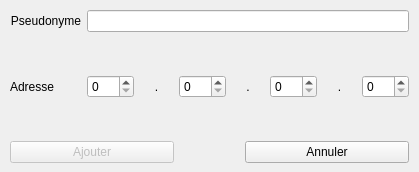
<?xml version="1.0" encoding="UTF-8"?>
<ui version="4.0">
 <class>AjoutDialog</class>
 <widget class="QDialog" name="AjoutDialog">
  <property name="windowModality">
   <enum>Qt::WindowModal</enum>
  </property>
  <property name="geometry">
   <rect>
    <x>0</x>
    <y>0</y>
    <width>419</width>
    <height>172</height>
   </rect>
  </property>
  <property name="windowTitle">
   <string>Ajout d'un contact</string>
  </property>
  <widget class="QWidget" name="layoutWidget">
   <property name="geometry">
    <rect>
     <x>10</x>
     <y>10</y>
     <width>399</width>
     <height>153</height>
    </rect>
   </property>
   <layout class="QVBoxLayout" name="ajoutPersonneLayout">
    <item>
     <layout class="QHBoxLayout" name="horizontalLayout">
      <item>
       <widget class="QLabel" name="Pseudolabelajout">
        <property name="text">
         <string>Pseudonyme</string>
        </property>
        <property name="alignment">
         <set>Qt::AlignRight|Qt::AlignTrailing|Qt::AlignVCenter</set>
        </property>
       </widget>
      </item>
      <item>
       <widget class="QLineEdit" name="ajoutEdit"/>
      </item>
     </layout>
    </item>
    <item>
     <spacer name="verticalSpacer">
      <property name="orientation">
       <enum>Qt::Vertical</enum>
      </property>
      <property name="sizeType">
       <enum>QSizePolicy::Expanding</enum>
      </property>
      <property name="sizeHint" stdset="0">
       <size>
        <width>20</width>
        <height>40</height>
       </size>
      </property>
     </spacer>
    </item>
    <item>
     <layout class="QHBoxLayout" name="horizontalLayout_3">
      <item>
       <widget class="QLabel" name="label">
        <property name="text">
         <string>Adresse</string>
        </property>
        <property name="alignment">
         <set>Qt::AlignRight|Qt::AlignTrailing|Qt::AlignVCenter</set>
        </property>
       </widget>
      </item>
      <item>
       <spacer name="horizontalSpacer_2">
        <property name="orientation">
         <enum>Qt::Horizontal</enum>
        </property>
        <property name="sizeType">
         <enum>QSizePolicy::Fixed</enum>
        </property>
        <property name="sizeHint" stdset="0">
         <size>
          <width>27</width>
          <height>20</height>
         </size>
        </property>
       </spacer>
      </item>
      <item>
       <widget class="QSpinBox" name="spinBox_val1">
        <property name="maximum">
         <number>255</number>
        </property>
       </widget>
      </item>
      <item>
       <widget class="QLabel" name="label_2">
        <property name="text">
         <string>.</string>
        </property>
        <property name="alignment">
         <set>Qt::AlignCenter</set>
        </property>
       </widget>
      </item>
      <item>
       <widget class="QSpinBox" name="spinBox_val_2">
        <property name="maximum">
         <number>255</number>
        </property>
       </widget>
      </item>
      <item>
       <widget class="QLabel" name="label_3">
        <property name="text">
         <string>.</string>
        </property>
        <property name="alignment">
         <set>Qt::AlignCenter</set>
        </property>
       </widget>
      </item>
      <item>
       <widget class="QSpinBox" name="spinBox_val3">
        <property name="maximum">
         <number>255</number>
        </property>
       </widget>
      </item>
      <item>
       <widget class="QLabel" name="label_4">
        <property name="text">
         <string>.</string>
        </property>
        <property name="alignment">
         <set>Qt::AlignCenter</set>
        </property>
       </widget>
      </item>
      <item>
       <widget class="QSpinBox" name="spinBox_val4">
        <property name="maximum">
         <number>255</number>
        </property>
       </widget>
      </item>
     </layout>
    </item>
    <item>
     <spacer name="verticalSpacer_2">
      <property name="orientation">
       <enum>Qt::Vertical</enum>
      </property>
      <property name="sizeHint" stdset="0">
       <size>
        <width>20</width>
        <height>40</height>
       </size>
      </property>
     </spacer>
    </item>
    <item>
     <layout class="QHBoxLayout" name="horizontalLayout_2">
      <item>
       <widget class="QPushButton" name="ajoutPButton">
        <property name="enabled">
         <bool>false</bool>
        </property>
        <property name="text">
         <string>Ajouter</string>
        </property>
       </widget>
      </item>
      <item>
       <spacer name="horizontalSpacer">
        <property name="orientation">
         <enum>Qt::Horizontal</enum>
        </property>
        <property name="sizeType">
         <enum>QSizePolicy::Fixed</enum>
        </property>
        <property name="sizeHint" stdset="0">
         <size>
          <width>65</width>
          <height>20</height>
         </size>
        </property>
       </spacer>
      </item>
      <item>
       <widget class="QPushButton" name="annulerAjoutButton">
        <property name="text">
         <string>Annuler</string>
        </property>
       </widget>
      </item>
     </layout>
    </item>
   </layout>
  </widget>
 </widget>
 <resources/>
 <connections>
  <connection>
   <sender>annulerAjoutButton</sender>
   <signal>clicked()</signal>
   <receiver>AjoutDialog</receiver>
   <slot>reject()</slot>
   <hints>
    <hint type="sourcelabel">
     <x>313</x>
     <y>113</y>
    </hint>
    <hint type="destinationlabel">
     <x>199</x>
     <y>72</y>
    </hint>
   </hints>
  </connection>
 </connections>
</ui>
